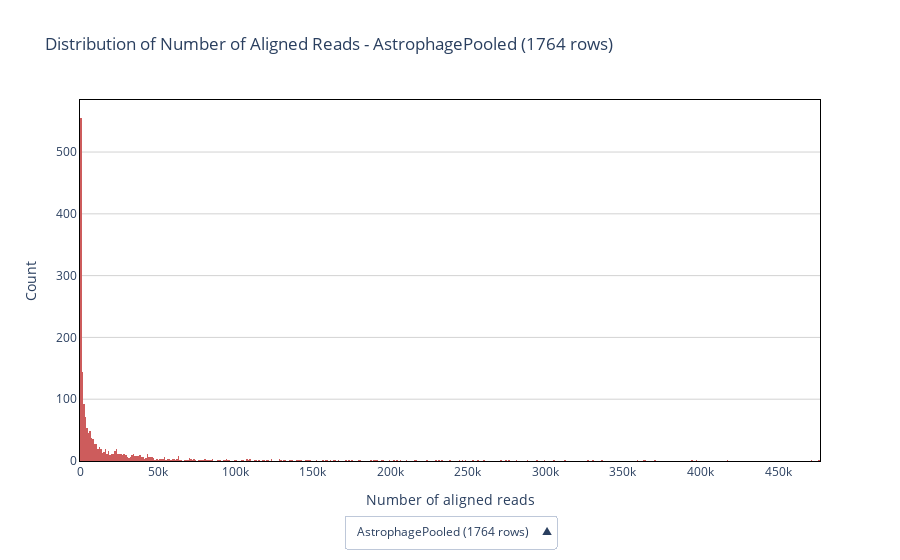

The notebook cell saved with this chart:
### Code cell
# Unpooled
fig = study.num_aligned_reads_per_reference_frequency_distribution(
    # min_cov = 1000,
    to_html="/Users/casper/Documents/output/hist_aligned_reads.html"
    # sample=['8_1_S2_L001','8_2_S3_L001'],
    # sample=['8_2_S3_L001'],
    # reference = 'ABCA4',
    # section = ['full'],
)['fig']
fig.show()

### Figure 1 — Plotly figure (JSON) as saved in the notebook; plotly's stock layout.template omitted (floating-point values rounded to 4 significant figures; data arrays with more than 128 entries replaced by an {"elided": "..."} marker saying what was removed)
{"data": [{"hovertemplate": "Number of aligned reads: %{x}<br>Count: %{y}<extra></extra>", "marker": {"color": "indianred"}, "showlegend": false, "type": "histogram", "visible": true, "x": {"elided": "1764 int values"}, "xbins": {"size": 1000}}], "layout": {"paper_bgcolor": "white", "plot_bgcolor": "white", "title": {"text": "Distribution of Number of Aligned Reads - AstrophagePooled (1764 rows)"}, "updatemenus": [{"active": 0, "buttons": [{"args": [{"visible": [true]}, {"title": "Distribution of Number of Aligned Reads - AstrophagePooled (1764 rows)", "xaxis": {"title": "Number of aligned reads"}, "yaxis": {"title": "Count"}}], "label": "AstrophagePooled (1764 rows)", "method": "update"}], "direction": "up", "x": 0.5, "xanchor": "center", "y": -0.15, "yanchor": "top"}], "xaxis": {"autorange": true, "linecolor": "black", "linewidth": 1, "mirror": true, "title": {"text": "Number of aligned reads"}}, "yaxis": {"gridcolor": "lightgray", "linecolor": "black", "linewidth": 1, "mirror": true, "title": {"text": "Count"}}}}
